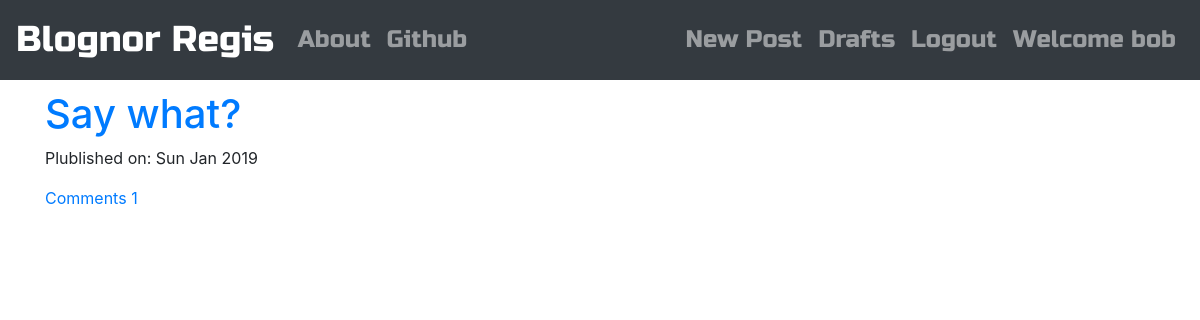
The app's page / (signed in) with its own data.
### blog/models.py (models this page shows, shortened)
class Post(models.Model):
    author = models.ForeignKey('auth.User', on_delete = models.CASCADE)
    title = models.CharField(max_length=200)
    text = models.TextField()
    create_date = models.DateTimeField(default=timezone.now)
    published_date = models.DateTimeField(blank=True, null=True)
    def approve_comments(self):
        return self.comments.filter(approved_comment=True)

### blog/views.py (the view)
# urls.py: path('', views.PostListView.as_view(), name='post_list'),
class PostListView(ListView):
    model = Post
    def get_queryset(self):
        return Post.objects.filter(published_date__lte=timezone.now()).order_by('-published_date')

### blog/templates/blog/post_list.html
{% extends 'blog/base.html' %}
{% block content %}
<div class="centerstage">
  {% for post in post_list %}
  <div class="post">
    <h1><a href="{% url 'post_detail' pk=post.pk %}">{{ post.title }}</a></h1>
      <div class="date">
        <p>Plublished on: {{post.published_date|date:"D M Y"}}</p>
      </div>
      <a href="{% url 'post_detail' pk=post.pk %}">Comments {{ post.approve_comments.count }}</a>
  </div>
  {% endfor %}
</div>
{% endblock %}

### blog/templates/blog/base.html (shortened to what this page needs)
<!DOCTYPE html>
{% load staticfiles %}
<html lang="en" dir="ltr">
  <head>
    <link rel="stylesheet" href="https://stackpath.bootstrapcdn.com/bootstrap/4.2.1/css/bootstrap.min.css">
    <link rel="stylesheet" href="https://use.fontawesome.com/releases/v5.6.3/css/all.css">
    <link rel="stylesheet" href="//cdn.jsdelivr.net/npm/medium-editor@latest/dist/css/medium-editor.min.css" type="text/css" media="screen" charset="utf-8">
    <link rel="stylesheet" href="{% static 'css/blog.css' %}">
  </head>
  <body>
    <nav class="navbar navbar-expand-lg navbar-dark bg-dark techfont custom-navbar">
      <a class="navbar-brand bigbrand" href="{% url 'post_list' %}">Blognor Regis</a>
      <div class="collapse navbar-collapse" id="navbarNav">
        <ul class="navbar-nav mr-auto">
          <li class="nav-item"><a class="nav-link" href="{% url 'about' %}">About</a></li>
          <li class="nav-item"><a class="nav-link" href="https://github.com/IocusBob">Github</a></li>
        </ul>
        <ul class="navbar-nav ml-auto">
          {% if user.is_authenticated %}
            <li class="nav-item"><a class="nav-link" href="{% url 'post_new' %}">New Post</a></li>
            <li class="nav-item"><a class="nav-link" href="{% url 'post_draft_list' %}">Drafts</a></li>
            <li class="nav-item"><a class="nav-link" href="{% url 'logout' %}">Logout</a></li>
            <li class="nav-item"><a class="nav-link" href="{% url 'post_list' %}">Welcome {{user.username}}</a></li>
          {% else %}
            <li class="nav navbar-right"><a href="{% url 'login' %}"><i class="fas fa-user"></i></a></li>
          {% endif %}
        </ul>
      </div>
    </nav>
    <div class="content container">
      <div class="row">
        <div class="col-md-8">
          <div class="blog_posts">
            {% block content %}
            {% endblock %}
          </div>
        </div>
      </div>
    </div>
  </body>
</html>

### blog/static/css/blog.css (style rules this page uses)
.techfont { font-family: 'Russo One', sans-serif; font-size: 1.5em; margin-bottom: 10px; }
.bigbrand { font-size: 1.5em; }
.centerstage { margin: auto; }

### records on screen
Post: title "Say what?", published_date "Sun Jan 2019", approve_comments.count "1"

### other values on screen
{{ user.username }} "bob"
